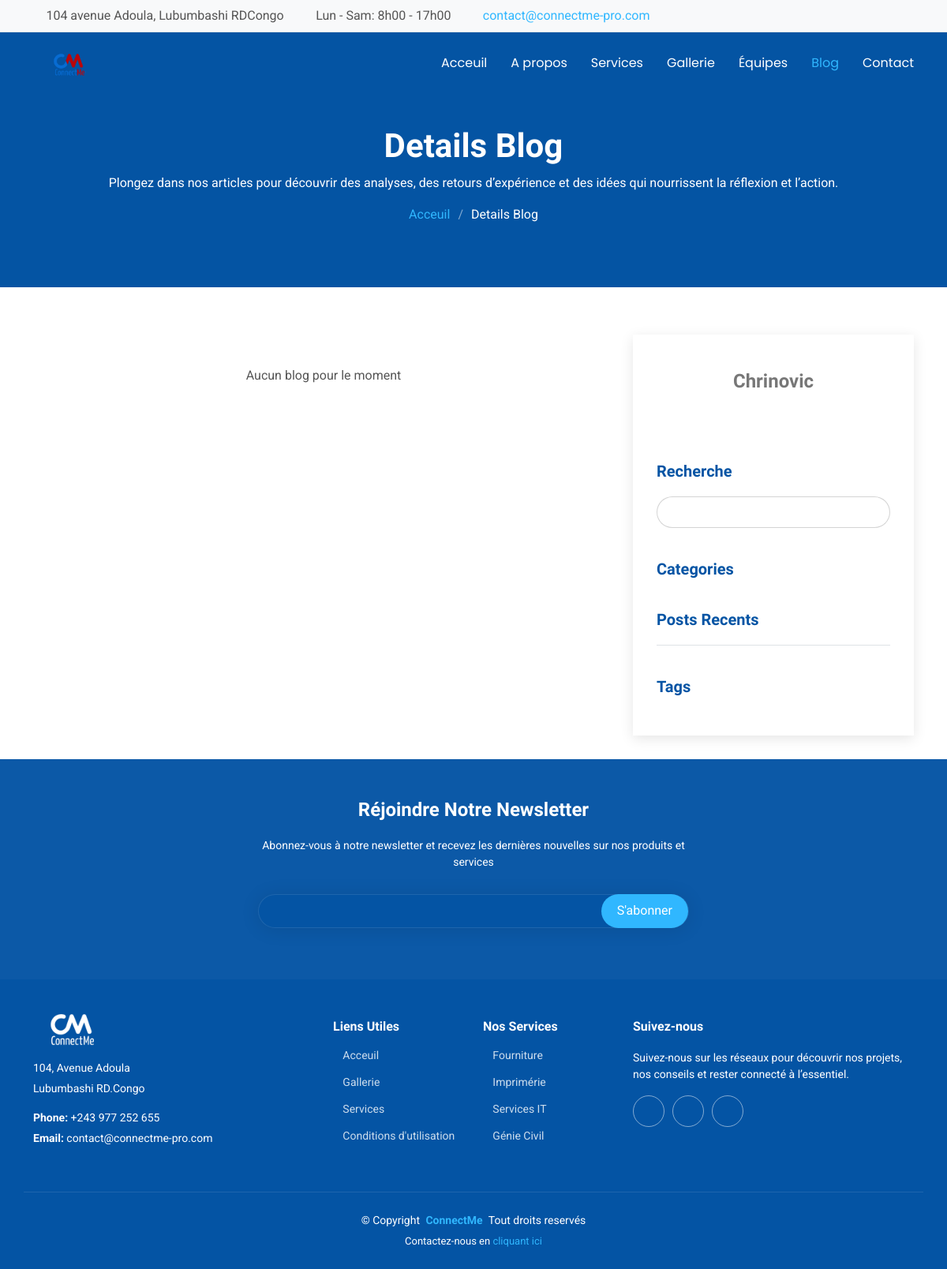
/blog_detail, run on an earlier commit of the app's database.
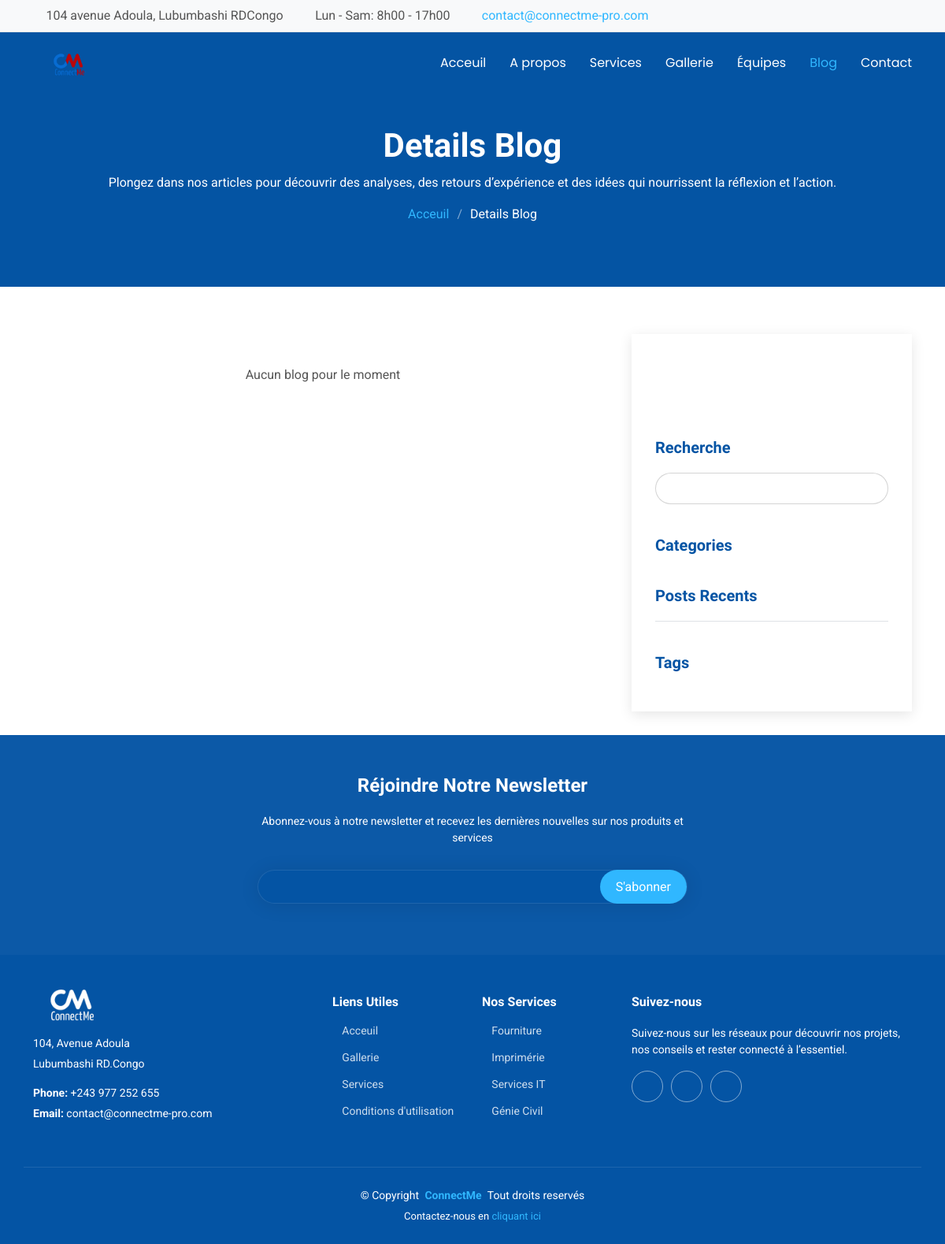
And on a later commit of the database.
### app/utils/authentication/models.py (models this page shows, shortened)
class Director(db.Model):
    id = db.Column(db.Integer, primary_key=True)
    user_id = db.Column(db.Integer, db.ForeignKey('user.id'), nullable=False)
    username = db.Column(db.String(255), unique=True, nullable=False, index=True)
    email = db.Column(db.String(255), unique=True, nullable=False, index=True)
    compuny_name = db.Column(db.String(255), unique=True, nullable=False, index=True)
    position =  db.Column(db.String(255), nullable=False)
    docs = db.Column(db.String(255), nullable=False)
    password = db.Column(db.String(255), nullable=False)
    image = db.Column(db.String(300), nullable=True)  # Photo officielle
    created_at = db.Column(db.DateTime, default=datetime.utcnow)

### app/home/routes.py (the view, shortened to what this page needs)
@blueprint.route('/blog_detail')
def blog_detail():
    compuny = Director.query.first()
    tag_count = db.session.query(Blog.category, db.func.count(Blog.id)).group_by(Blog.category).all()
    latest_post = Blog.query.order_by(Blog.created_at.desc()).first()
    recent_posts = Blog.query.order_by(Blog.created_at.desc()).limit(8).all()
    form_comments = CommentForm()
    category_counts = db.session.query(Blog.category, func.count(Blog.id)).group_by(Blog.category).all()
    category_count_dict = {category: count for category, count in category_counts}
    return render_template('home/blog-details.html', page_active="blog_detail",
                           compuny=compuny, tag_count=tag_count,
                           latest_post=latest_post, recent_posts=recent_posts,
                           form_comments=form_comments,
                           category_count_dict=category_count_dict
                           )

### app/utils/admin/forms.py
class CommentForm(FlaskForm):
    name = StringField('Name', validators=[DataRequired(), Length(min=2, max=20)])
    email = StringField('Email', validators=[DataRequired(), Email()])
    content = TextAreaField('Content', validators=[DataRequired()])
    submit = SubmitField('Send')

### app/__init__.py (called while the page is built)
def register_blueprints(app):
    for module_name in ('authentication', 'home', 'admin'):
        module = import_module('app.{}.routes'.format(module_name))
        app.register_blueprint(module.blueprint)
    @app.teardown_request
    def shutdown_session(exception=None):
        db.session.remove()

### app/templates/home/blog-details.html (shortened to what this page needs)
<!DOCTYPE html>
<html lang="en">
<head>
  {% include 'includes/home/head_site.html' %}
</head>
<body class="blog-details-page">
  <div class="topbar bg-light py-2 border-bottom fixed-top">
    {% include 'includes/home/info.html' %}
  </div>
  <header id="header" class="header d-flex align-items-center fixed-top">
    {% include 'includes/home/header_site.html' %}
  </header>
  <main class="main">
    <div class="page-title dark-background">
      <div class="container position-relative">
        <h1>Details Blog</h1>
        <p>Plongez dans nos articles pour découvrir des analyses, des retours d’expérience et des idées qui nourrissent la réflexion et l’action.</p>
        <nav class="breadcrumbs">
          <ol>
            <li><a href="{{ url_for('home_blueprint.home') }}">Acceuil</a></li>
            <li class="current">Details Blog</li>
          </ol>
        </nav>
      </div>
    </div>
    <div class="container">
      <div class="row">
        <div class="col-lg-8">
          <section id="blog-details" class="blog-details section">
          </section>
          <section id="comment-form" class="comment-form section">
            <div class="container">
              {% if latest_post %}
              <form action="{{ url_for('home_blueprint.comment_post', blog_id=latest_post.id ) }}" method="POST">
                {{ form_comments.hidden_tag()|replace('id="csrf_token"', 'id="comments_csrf_token"')|safe }}
                <h4>Poster un commentaire</h4>
                <p>Votre adresse e-mail ne sera pas publiée. Les champs obligatoires sont indiqués par *</p>
                <div class="row">
                  <div class="col-md-6 form-group">
                    {{ form_comments.name(id="comment_name", placeholder="Votre Nom*", class="form-control") }}
                  </div>
                  <div class="col-md-6 form-group">
                    {{ form_comments.email(id="comment_email", placeholder="Votre Email*", class="form-control") }}
                  </div>
                </div>
                <div class="row">
                  <div class="col form-group">
                    {{ form_comments.content(id="comment_content", placeholder="Votre Commentaire*", class="form-control") }}
                  </div>
                </div>
                <div class="text-center">
                  <button type="submit" class="btn btn-primary">Poster votre commentaire</button>
                </div>
              </form>
              {% else %}
                <div class="row justify-content-center text-center">
                    <div class="col-12">
                      <article>Aucun blog pour le moment</article>
                    </div>
                </div>
              {% endif %}
            </div>
          </section>
        </div>
        <div class="col-lg-4 sidebar">
          <div class="widgets-container">
            <div class="blog-author-widget widget-item">
              <div class="d-flex flex-column align-items-center">
                <h4>{{ compuny.username }}</h4>
                <div class="social-links">
                  <a href="https://x.com/#"><i class="bi bi-twitter-x"></i></a>
                  <a href="https://facebook.com/thierry%20mwehu?_rdc=1&_rdr"><i class="bi bi-facebook"></i></a>
                  <a href="https://instagram.com/connectme"><i class="biu bi-instagram"></i></a>
                  <a href="https://instagram.com/#"><i class="biu bi-linkedin"></i></a>
                </div>
              </div>
            </div>
            <div class="search-widget widget-item">
              <h3 class="widget-title">Recherche</h3>
              <form action="">
                <input type="text">
                <button type="submit" title="Search"><i class="bi bi-search"></i></button>
              </form>
            </div>
            <div class="categories-widget widget-item">
              <h3 class="widget-title">Categories</h3>
            </div>
            <div class="recent-posts-widget widget-item">
              <h3 class="widget-title">Posts Recents</h3>
              <div class="post-item nav-tabs" id="blogTabs" role="tablist" style="display: grid !important;">
              </div>
            </div>
            <div class="tags-widget widget-item">
              <h3 class="widget-title">Tags</h3>
            </div>
          </div>
        </div>
      </div>
    </div>
  </main>
  <footer id="footer" class="footer dark-background">
    {% include 'includes/home/footer_site.html' %}
  </footer>
</body>
</html>

### app/templates/includes/home/head_site.html (shortened to what this page needs)
<link href="https://cdn.jsdelivr.net/npm/bootstrap@5.3.2/dist/css/bootstrap.min.css" rel="stylesheet">
<link href="{{ url_for('static', filename='site/assets/vendor/bootstrap/css/bootstrap.min.css')}}" rel="stylesheet">
<link href="{{ url_for('static', filename='site/assets/vendor/bootstrap-icons/bootstrap-icons.css')}}" rel="stylesheet">
<link href="{{ url_for('static', filename='site/assets/vendor/aos/aos.css')}}" rel="stylesheet">
<link href="{{ url_for('static', filename='site/assets/vendor/glightbox/css/glightbox.min.css')}}" rel="stylesheet">
<link href="{{ url_for('static', filename='site/assets/vendor/swiper/swiper-bundle.min.css')}}" rel="stylesheet">
<link href="{{ url_for('static', filename='site/assets/css/main.css')}}" rel="stylesheet">

### app/templates/includes/home/info.html (shortened to what this page needs)
<div class="container-xl">
    <div class="d-none d-md-flex flex-md-row justify-content-between align-items-center">
    <div class="contact-info d-flex align-items-center">
        <span class="me-md-4"><i class="bi bi-geo-alt"></i> 104 avenue Adoula, Lubumbashi RDCongo</span>
        <span class="me-md-4"><i class="bi bi-clock"></i> Lun - Sam: 8h00 - 17h00</span>
        <span><i class="bi bi-envelope"></i> <a href="mailto:contact@connectme-pro.com" target="_blank">contact@connectme-pro.com</a></span>
    </div>
    <div class="social-icons d-flex">
        <a href="https://web.facebook.com/profile.php?id=61573849191558" target="_blank" class="me-2"><i class="bi bi-facebook"></i></a>
        <a href="https://wa.me/243977252655" target="_blank" class="me-2"><i class="bi bi-whatsapp"></i></a>
        <a href="https://www.linkedin.com/company/connecteme-s-a-r-l/?viewAsMember=true" target="_blank" class="me-2"><i class="bi bi-linkedin"></i></a>
        <a href="https://www.instagram.com/connectme_sarl" target="_blank"><i class="bi bi-instagram"></i></a>
    </div>
    </div>
</div>

### app/templates/includes/home/header_site.html (shortened to what this page needs)
<div class="container-fluid container-xl position-relative d-flex align-items-center justify-content-between">
    <a href="{{ url_for('home_blueprint.home') }}" class="logo d-flex align-items-center">
        <img id="main-logo"
            src="{{ url_for('static', filename='site/assets/img/logo.png') }}"
            data-logo-default="{{ url_for('static', filename='site/assets/img/logo.png') }}"
            data-logo-scrolled="{{ url_for('static', filename='site/assets/img/logo2.png') }}"
            alt="logo"
        >
    </a>
    <nav id="navmenu" class="navmenu">
        <ul>
            <li><a href="{{ url_for('home_blueprint.home') }}" class="{% if page_active=='home' %}active{% endif %}">Acceuil</a></li>
            <li><a href="{{ url_for('home_blueprint.about') }}" class="{% if page_active=='about' %}active{% endif %}">A propos</a></li>
            <li><a href="{{ url_for('home_blueprint.services') }}" class="{% if page_active=='services' or page_active=='services_details' %}active{% endif %}">Services</a></li>
            <li><a href="{{ url_for('home_blueprint.portfolio') }}" class="{% if page_active=='portfolio' or page_active=='portfolio_detail' %}active{% endif %}">Gallerie</a></li>
            <li><a href="{{ url_for('home_blueprint.team') }}" class="{% if page_active=='team' %}active{% endif %}">Équipes</a></li>
            <li><a href="{{ url_for('home_blueprint.blog') }}" class="{% if page_active=='blog' or page_active=='blog_detail' %}active{% endif %}">Blog</a></li>
            <li><a href="{{ url_for('home_blueprint.contact') }}" class="{% if page_active=='contact' or page_active=='contact' %}active{% endif %}">Contact</a></li>
        </ul>
    </nav>
</div>

### app/templates/includes/home/footer_site.html (shortened to what this page needs)
<div class="footer-newsletter">
    <div class="container">
    <div class="row justify-content-center text-center">
        <div class="col-lg-6">
        <h4>Réjoindre Notre Newsletter</h4>
        <p>Abonnez-vous à notre newsletter et recevez les dernières nouvelles sur nos produits et services</p>
        <form action="" method="post" class="php-email-form">
            <div class="newsletter-form"><input type="email" name="email"><input type="submit" value="S'abonner"></div>
        </form>
        </div>
    </div>
    </div>
</div>
<div class="container footer-top">
    <div class="row gy-4">
        <div class="col-lg-4 col-md-6 footer-about">
            <div class="footer-contact pt-3">
                <img src="{{ url_for('static', filename='site/assets/img/logo2.png')}}" alt="logo" width="100px" style="margin-top: -50px;">
                <div class="footer-contact pt-3" style="margin-top: -30px;">
                    <p>104, Avenue Adoula</p>
                    <p>Lubumbashi RD.Congo</p>
                    <p class="mt-3"><strong>Phone: </strong>+243 977 252 655</p>
                    <p><strong>Email: </strong>contact@connectme-pro.com</p>
                </div>
            </div>
        </div>
        <div class="col-lg-2 col-md-3 footer-links">
            <h4>Liens Utiles</h4>
            <ul>
            <li><i class="bi bi-chevron-right"></i> <a href="{{ url_for('home_blueprint.home') }}">Acceuil</a></li>
            <li><i class="bi bi-chevron-right"></i> <a href="{{ url_for('home_blueprint.portfolio') }}">Gallerie</a></li>
            <li><i class="bi bi-chevron-right"></i> <a href="{{ url_for('home_blueprint.services') }}">Services</a></li>
            <li><i class="bi bi-chevron-right"></i> <a href="#">Conditions d'utilisation</a></li>
            </ul>
        </div>
        <div class="col-lg-2 col-md-3 footer-links">
            <h4>Nos Services</h4>
            <ul>
            <li><i class="bi bi-chevron-right"></i> <a href="{{ url_for('home_blueprint.services_details', service='provision') }}">Fourniture</a></li>
            <li><i class="bi bi-chevron-right"></i> <a href="{{ url_for('home_blueprint.services_details', service='sale') }}">Imprimérie</a></li>
            <li><i class="bi bi-chevron-right"></i> <a href="{{ url_for('home_blueprint.services_details', service='maintenance') }}">Services IT</a></li>
            <li><i class="bi bi-chevron-right"></i> <a href="{{ url_for('home_blueprint.services_details', service='financial') }}">Génie Civil</a></li>
            </ul>
        </div>
        <div class="col-lg-4 col-md-12">
            <h4>Suivez-nous</h4>
            <p>Suivez-nous sur les réseaux pour découvrir nos projets, nos conseils et rester connecté à l’essentiel.</p>
            <div class="social-links d-flex">
            <a href="https://web.facebook.com/profile.php?id=61573849191558"><i class="bi bi-facebook"></i></a>
            <a href="https://www.instagram.com/connectme_sarl"><i class="bi bi-instagram"></i></a>
            <a href="https://www.linkedin.com/company/connecteme-s-a-r-l/?viewAsMember=true"><i class="bi bi-linkedin"></i></a>
            </div>
        </div>
    </div>
</div>
<div class="container copyright text-center mt-4">
    <p>© <span>Copyright</span> <strong class="px-1 sitename"><a href="{{ url_for('admin_blueprint.admin') }}" target="_blank">ConnectMe</a></strong> <span>Tout droits reservés</span></p>
    <div class="credits">
    Contactez-nous en<a href="mailto:chrinovicnyembo009@gmail.com" rel="noopener"> cliquant ici</a>
    </div>
</div>

What changed in the data, as far as the page shows it:
removed Director: username "Chrinovic"
